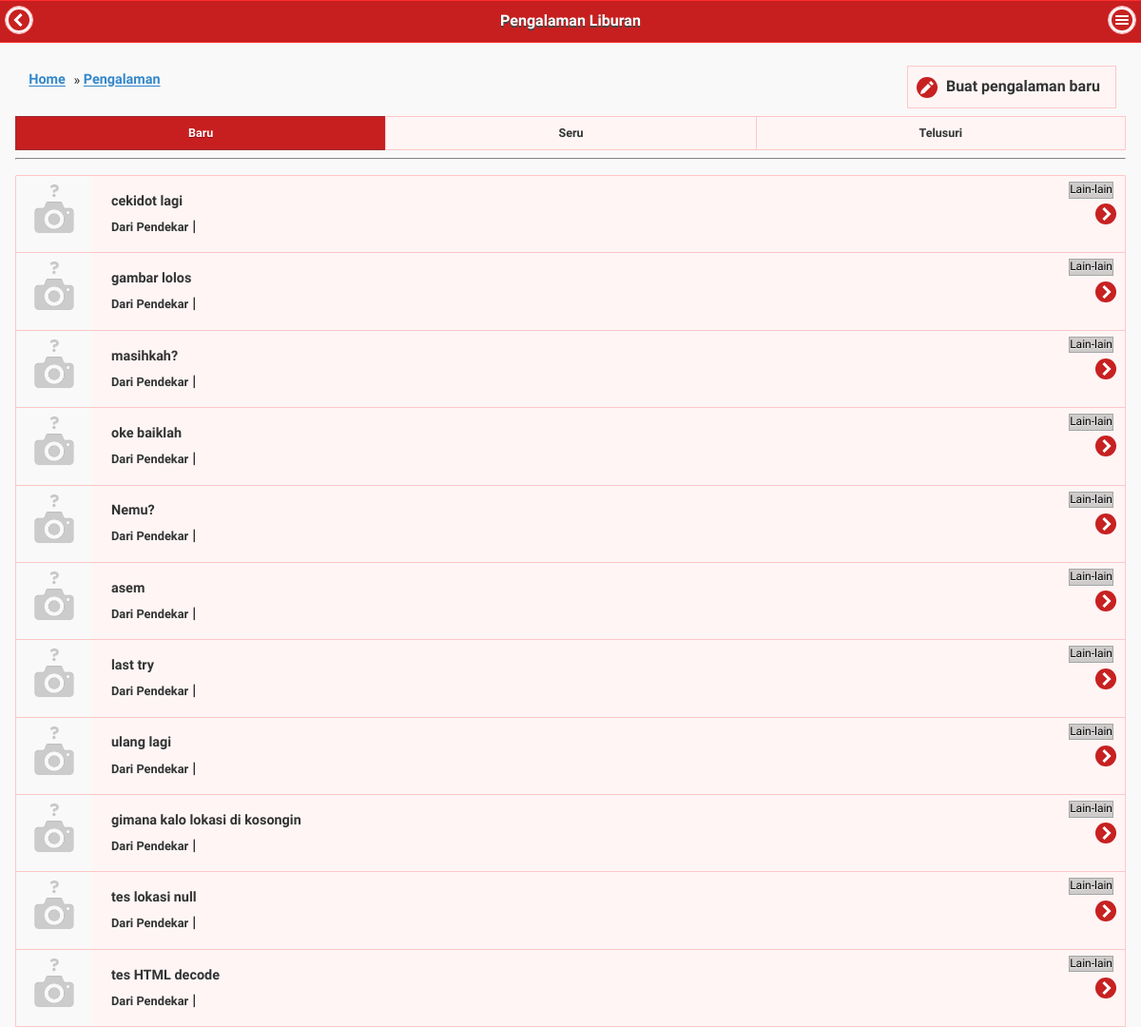
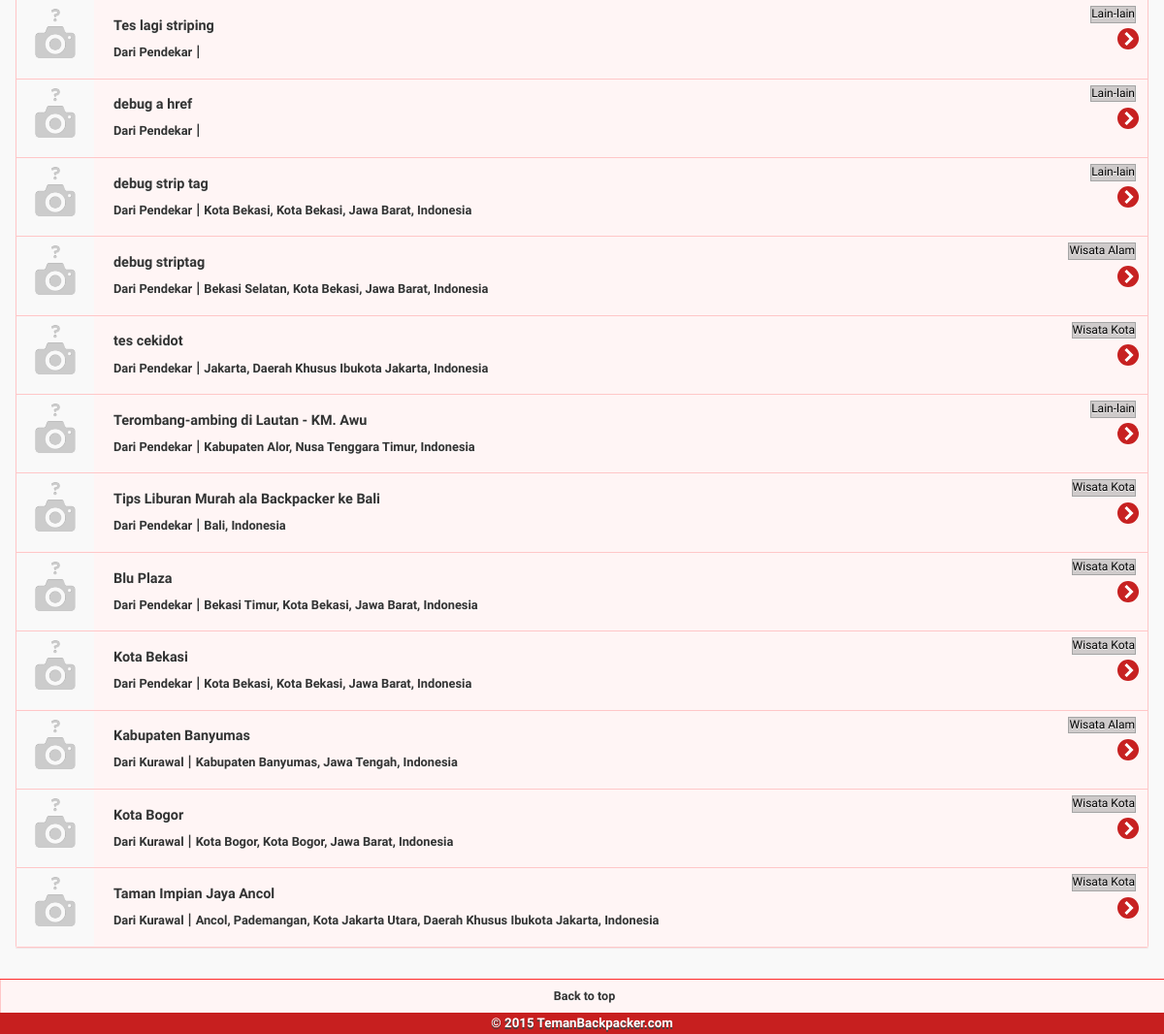
Page /exp.php (signed in) on the committed database (2 pictures, top to bottom).
### tables this page shows
CREATE TABLE IF NOT EXISTS `tb_pengalaman` (
  `pengalaman_id` int(11) NOT NULL AUTO_INCREMENT,
  `pengalaman_user_id` int(11) DEFAULT NULL,
  `pengalaman_judul` varchar(150) DEFAULT NULL,
  `pengalaman_isi` text NOT NULL,
  `pengalaman_lokasi` varchar(100) NOT NULL,
  `pengalaman_lat` double NOT NULL DEFAULT '0',
  `pengalaman_lot` double NOT NULL DEFAULT '0',
  `pengalaman_date` date NOT NULL,
  `pengalaman_kategori` int(2) NOT NULL DEFAULT '25' COMMENT 'default 25 = lain-lain',
  `pengalaman_flag_komen` int(1) NOT NULL DEFAULT '0' COMMENT '0=disable| 1=bisa komentar',
  `pengalaman_stats` int(11) NOT NULL COMMENT 'jumlah viewer',
  `pengalaman_created` timestamp NULL DEFAULT CURRENT_TIMESTAMP,
  `pengalaman_budget` text COMMENT 'pencatat budjet (format json)',
  PRIMARY KEY (`pengalaman_id`),
  KEY `FK_pengalaman_user` (`pengalaman_user_id`),
  KEY `Idx_pengalaman_id` (`pengalaman_id`),
  KEY `pengalaman_id` (`pengalaman_id`),
  KEY `Idx_jarak` (`pengalaman_lat`,`pengalaman_lot`),
  KEY `idx_haversine` (`pengalaman_lat`,`pengalaman_lot`)
);

### _include/db_function.php (called while the page is built, shortened)
<?php
include_once dirname(__FILE__).DIRECTORY_SEPARATOR.'fungsi.php';
$database = new mysqli(DBHOST, DBUSER, DBPASS, DBNAME);
$db =& $database;
function good_query($string, $debug=0)
{
    global $db;
    $result = $db->query($string);
    return $result;
}
?>

### _include/Exp.php (called while the page is built, shortened)
<?php
if(@$statuskoneksi != 'connected'){
	require_once dirname(__FILE__).DIRECTORY_SEPARATOR.'db_function.php';
}
function Exp_list_new($page, $batas)
{
    $posisi = (int) $batas * ( (int) $page-1);
    $sql = "SELECT *
            FROM v_exp_list
            ORDER BY pengalaman_created DESC
            limit {$posisi}, {$batas}" ;
    return good_query($sql);
}
?>

### _include/fungsi.php (called while the page is built, shortened)
<?php
function make_seo_name($title)
{
	return preg_replace('/[^a-z0-9_-]/i', '', strtolower(str_replace(' ', '-', trim($title))));
}
?>

### _include/template.php (the view, shortened to what this page needs)
<?php
function get_meta($title=null)
{
echo '
	<title>'.$title.'</title>
	<meta http-equiv="Content-Type" content="text/html; charset=utf-8">
	<meta name="viewport" content="width=device-width, initial-scale=1">
	<meta name="apple-mobile-web-app-capable" content="yes" />
        <link rel="shortcut icon" href="css/favicon.ico" type="image/x-icon">
        <link rel="icon" href="'.URLSITUS.'css/favicon.ico" type="image/x-icon">
	<link rel="stylesheet" href="'.URLSITUS.'css/jquery.mobile.structure-1.4.5.min.css" />
	<link rel="stylesheet" href="'.URLSITUS.'css/themes/jquery.mobile.icons.min.css" />
	<script src="'.URLSITUS.'js/jquery.min.js"></script>
	<script src="'.URLSITUS.'js/jquery.mobile-1.4.5.min.js"></script>';
echo '<link rel="stylesheet" href="'.URLSITUS.'css/themes/tema-merah.min.css" />
        <link rel="stylesheet" href="'.URLSITUS.'css/tb.css" />';
}
function get_header($title=null)
{
	echo '
	<header data-role="header" id="header">
		<h1>'.$title.'</h1>
        <a href="#" data-rel="back"  class="ui-btn ui-icon-carat-l ui-btn-icon-notext ui-corner-all" >Back
          </a>
        <a href="#menuPanel" class="ui-btn ui-icon-bars ui-btn-icon-notext ui-corner-all">Default panel</a>
	</header>';
}
function get_footer()
{
echo '
	<div data-role="footer" style="overflow:hidden; text-align:center" data-position="fixed">
		<div data-role="navbar">
			<ul>
				<li><a href="#header" data-ajax="false">Back to top</a></li>
                                '.@$tombolLogin.'
			</ul>
		</div>
	<small>© 2015 TemanBackpacker.com</small>
	</div>
	';
}
function Tmplt_generate_list_exp($exp)
{
     foreach ($exp as $t) {
        if (!empty($t['foto'])){
            $foto = $t['foto'];
        }else{
            $foto = "default.gif";
        }
        echo '<li><a href="'. URLSITUS .'pengalaman/lihat/'. make_seo_name($t['pengalaman_judul']) .'/'.$t['pengalaman_id'] .'/" data-ajax="false">
                            <img src="'. URLSITUS .'_gambar/galeri/thumb/'. $foto .'" class="ui-li-thumb">
                            <h3 class="judulList">'. $t['pengalaman_judul'] .'</h3>
                            <span class="hrfKecil">Dari '. $t['username'] .'</span> | <span class="hrfKecil">'. $t['pengalaman_lokasi'] .'</span>
                            <p class="ui-li-aside garisKotak">'. $t['pengalaman_kategori'] .'</p>
             </a></li>';
                    }
}
function Tmplt_generate_breadcumb($breadcumb)
{
    foreach ($breadcumb as $url) {
        echo "<li><a href='" . $url['link'] . "' data-ajax='false'>" . $url['text'] . "</a></li>";
    }
}
?>

### css/tb.css (style rules this page uses)
.hrfKecil { font-size: .8em; }
.breadcrumb li { display: inline; padding: .3em; }
.breadcrumb li+li:before { content:"» "; }
.judulList { font-size: .9em !important; }
.garisKotak { border: 1px solid #A5A5A5; background-color: rgba(181, 181, 181, 0.64); z-index: 50; color: #000; top: .5em !important; right: 1em !important; }

### rows in the picture
tb_pengalaman: pengalaman_judul "cekidot lagi", username "Pendekar", pengalaman_kategori "Lain-lain"
tb_pengalaman: pengalaman_judul "gambar lolos", username "Pendekar", pengalaman_kategori "Lain-lain"
tb_pengalaman: pengalaman_judul "masihkah?", username "Pendekar", pengalaman_kategori "Lain-lain"
tb_pengalaman: pengalaman_judul "oke baiklah", username "Pendekar", pengalaman_kategori "Lain-lain"
tb_pengalaman: pengalaman_judul "Nemu?", username "Pendekar", pengalaman_kategori "Lain-lain"
tb_pengalaman: pengalaman_judul "asem", username "Pendekar", pengalaman_kategori "Lain-lain"
tb_pengalaman: pengalaman_judul "last try", username "Pendekar", pengalaman_kategori "Lain-lain"
tb_pengalaman: pengalaman_judul "ulang lagi", username "Pendekar", pengalaman_kategori "Lain-lain"
tb_pengalaman: pengalaman_judul "gimana kalo lokasi di kosongin", username "Pendekar", pengalaman_kategori "Lain-lain"
tb_pengalaman: pengalaman_judul "tes lokasi null", username "Pendekar", pengalaman_kategori "Lain-lain"
tb_pengalaman: pengalaman_judul "tes HTML decode", username "Pendekar", pengalaman_kategori "Lain-lain"
tb_pengalaman: pengalaman_judul "Tes lagi striping", username "Pendekar", pengalaman_kategori "Lain-lain"
tb_pengalaman: pengalaman_judul "debug a href", username "Pendekar", pengalaman_kategori "Lain-lain"
tb_pengalaman: pengalaman_judul "debug strip tag", username "Pendekar", pengalaman_lokasi "Kota Bekasi, Kota Bekasi, Jawa Barat, Indonesia", pengalaman_kategori "Lain-lain"
tb_pengalaman: pengalaman_judul "debug striptag", username "Pendekar", pengalaman_lokasi "Bekasi Selatan, Kota Bekasi, Jawa Barat, Indonesia", pengalaman_kategori "Wisata Alam"
tb_pengalaman: pengalaman_judul "tes cekidot", username "Pendekar", pengalaman_lokasi "Jakarta, Daerah Khusus Ibukota Jakarta, Indonesia", pengalaman_kategori "Wisata Kota"
tb_pengalaman: pengalaman_judul "Terombang-ambing di Lautan - KM. Awu", username "Pendekar", pengalaman_lokasi "Kabupaten Alor, Nusa Tenggara Timur, Indonesia", pengalaman_kategori "Lain-lain"
tb_pengalaman: pengalaman_judul "Tips Liburan Murah ala Backpacker ke Bali", username "Pendekar", pengalaman_lokasi "Bali, Indonesia", pengalaman_kategori "Wisata Kota"
tb_pengalaman: pengalaman_judul "Blu Plaza", username "Pendekar", pengalaman_lokasi "Bekasi Timur, Kota Bekasi, Jawa Barat, Indonesia", pengalaman_kategori "Wisata Kota"
tb_pengalaman: pengalaman_judul "Kota Bekasi", username "Pendekar", pengalaman_lokasi "Kota Bekasi, Kota Bekasi, Jawa Barat, Indonesia", pengalaman_kategori "Wisata Kota"
tb_pengalaman: pengalaman_judul "Kabupaten Banyumas", username "Kurawal", pengalaman_lokasi "Kabupaten Banyumas, Jawa Tengah, Indonesia", pengalaman_kategori "Wisata Alam"
tb_pengalaman: pengalaman_judul "Kota Bogor", username "Kurawal", pengalaman_lokasi "Kota Bogor, Kota Bogor, Jawa Barat, Indonesia", pengalaman_kategori "Wisata Kota"
tb_pengalaman: pengalaman_judul "Taman Impian Jaya Ancol", username "Kurawal", pengalaman_lokasi "Ancol, Pademangan, Kota Jakarta Utara, Daerah Khusus Ibukota Jakarta, Indonesia", pengalaman_kategori "Wisata Kota"

### other values in the picture
$title "Pengalaman Liburan"
$url['text'] "Home"
$url['text'] "Pengalaman"
